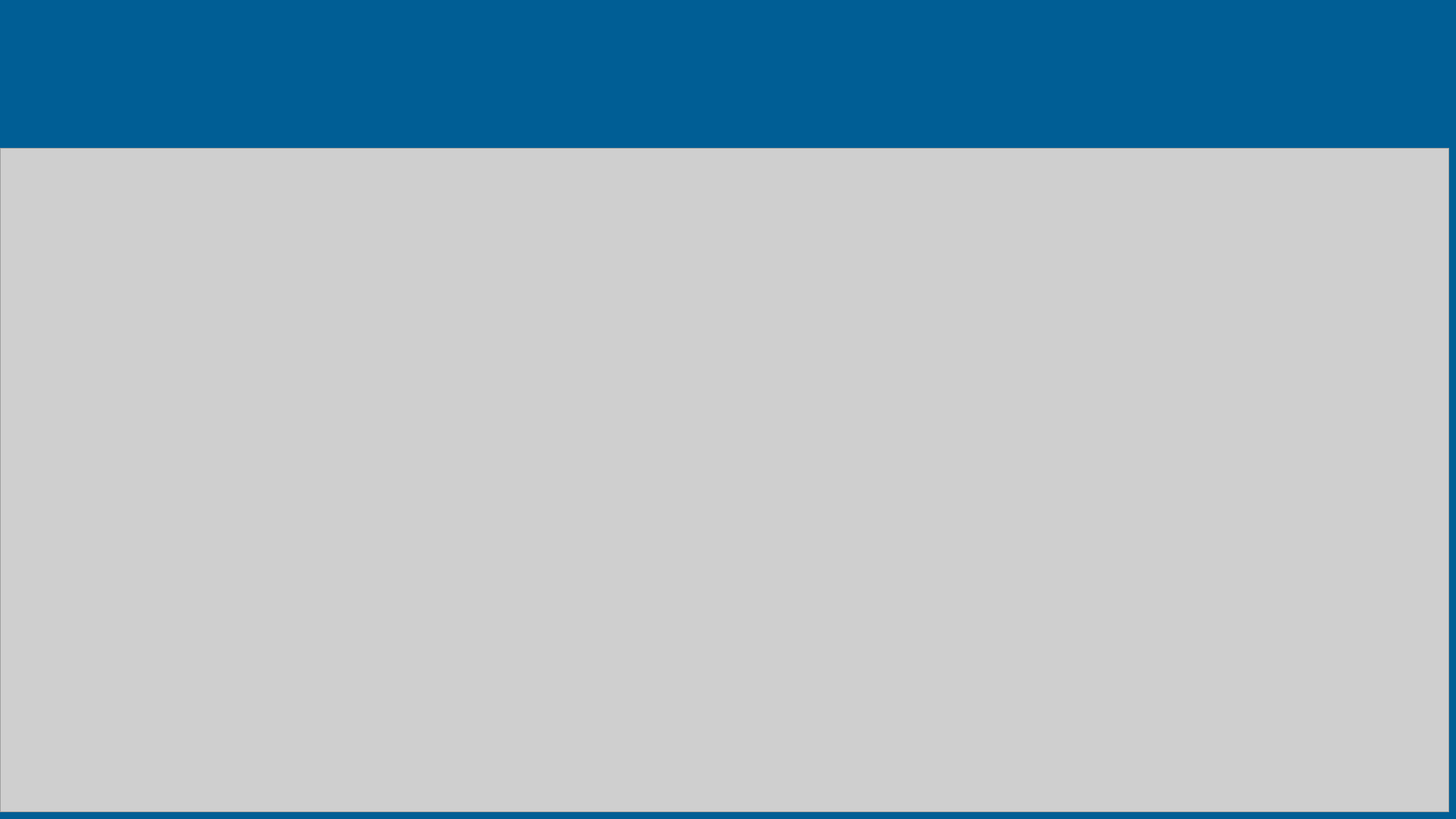
<?xml version="1.0" encoding="UTF-8"?>
<ui version="4.0">
 <class>Main_Widget</class>
 <widget class="QWidget" name="Main_Widget">
  <property name="geometry">
   <rect>
    <x>0</x>
    <y>0</y>
    <width>1920</width>
    <height>1080</height>
   </rect>
  </property>
  <property name="windowTitle">
   <string>中国移动Ping测平台</string>
  </property>
  <property name="windowIcon">
   <iconset resource="src.qrc">
    <normaloff>:/images/title_logo.png</normaloff>:/images/title_logo.png</iconset>
  </property>
  <property name="styleSheet">
   <string notr="true">background-color: rgb(0, 94, 149);</string>
  </property>
  <widget class="QWidget" name="verticalLayoutWidget_2">
   <property name="geometry">
    <rect>
     <x>0</x>
     <y>0</y>
     <width>1911</width>
     <height>1071</height>
    </rect>
   </property>
   <layout class="QVBoxLayout" name="mainLayout">
    <property name="spacing">
     <number>0</number>
    </property>
    <property name="topMargin">
     <number>10</number>
    </property>
    <item>
     <layout class="QHBoxLayout" name="headerLayout">
      <property name="leftMargin">
       <number>10</number>
      </property>
      <property name="rightMargin">
       <number>15</number>
      </property>
      <property name="bottomMargin">
       <number>10</number>
      </property>
      <item>
       <widget class="QLabel" name="logo_Lable_3">
        <property name="enabled">
         <bool>true</bool>
        </property>
        <property name="sizePolicy">
         <sizepolicy hsizetype="Fixed" vsizetype="Fixed">
          <horstretch>0</horstretch>
          <verstretch>0</verstretch>
         </sizepolicy>
        </property>
        <property name="minimumSize">
         <size>
          <width>125</width>
          <height>75</height>
         </size>
        </property>
        <property name="maximumSize">
         <size>
          <width>125</width>
          <height>75</height>
         </size>
        </property>
        <property name="styleSheet">
         <string notr="true">background-image: url(:/images/top_logo.png);</string>
        </property>
        <property name="text">
         <string/>
        </property>
       </widget>
      </item>
      <item>
       <spacer name="horizontalSpacer_4">
        <property name="orientation">
         <enum>Qt::Horizontal</enum>
        </property>
        <property name="sizeType">
         <enum>QSizePolicy::Expanding</enum>
        </property>
        <property name="sizeHint" stdset="0">
         <size>
          <width>40</width>
          <height>20</height>
         </size>
        </property>
       </spacer>
      </item>
      <item>
       <widget class="QPushButton" name="webBtn_3">
        <property name="sizePolicy">
         <sizepolicy hsizetype="Fixed" vsizetype="Fixed">
          <horstretch>0</horstretch>
          <verstretch>0</verstretch>
         </sizepolicy>
        </property>
        <property name="minimumSize">
         <size>
          <width>370</width>
          <height>75</height>
         </size>
        </property>
        <property name="maximumSize">
         <size>
          <width>370</width>
          <height>75</height>
         </size>
        </property>
        <property name="styleSheet">
         <string notr="true">background-image: url(:/images/10.png);</string>
        </property>
        <property name="text">
         <string/>
        </property>
        <property name="flat">
         <bool>true</bool>
        </property>
       </widget>
      </item>
      <item>
       <widget class="QPushButton" name="pingBtn_3">
        <property name="enabled">
         <bool>true</bool>
        </property>
        <property name="sizePolicy">
         <sizepolicy hsizetype="Fixed" vsizetype="Fixed">
          <horstretch>0</horstretch>
          <verstretch>0</verstretch>
         </sizepolicy>
        </property>
        <property name="minimumSize">
         <size>
          <width>370</width>
          <height>75</height>
         </size>
        </property>
        <property name="maximumSize">
         <size>
          <width>370</width>
          <height>75</height>
         </size>
        </property>
        <property name="styleSheet">
         <string notr="true">background-image: url(:/images/2.png);</string>
        </property>
        <property name="text">
         <string/>
        </property>
        <property name="flat">
         <bool>true</bool>
        </property>
       </widget>
      </item>
     </layout>
    </item>
    <item>
     <layout class="QHBoxLayout" name="bottomLayout">
      <property name="spacing">
       <number>0</number>
      </property>
      <item>
       <layout class="QVBoxLayout" name="pingmainLayout">
        <property name="topMargin">
         <number>10</number>
        </property>
        <property name="bottomMargin">
         <number>0</number>
        </property>
        <item>
         <layout class="QHBoxLayout" name="horizontalLayout">
          <property name="bottomMargin">
           <number>10</number>
          </property>
          <item>
           <widget class="QPushButton" name="unit1Btn">
            <property name="minimumSize">
             <size>
              <width>340</width>
              <height>70</height>
             </size>
            </property>
            <property name="maximumSize">
             <size>
              <width>340</width>
              <height>70</height>
             </size>
            </property>
            <property name="styleSheet">
             <string notr="true">background-image: url(:/images/c10.png);</string>
            </property>
            <property name="text">
             <string/>
            </property>
            <property name="flat">
             <bool>true</bool>
            </property>
           </widget>
          </item>
          <item>
           <widget class="QPushButton" name="unit2Btn">
            <property name="minimumSize">
             <size>
              <width>340</width>
              <height>70</height>
             </size>
            </property>
            <property name="maximumSize">
             <size>
              <width>340</width>
              <height>70</height>
             </size>
            </property>
            <property name="styleSheet">
             <string notr="true">background-image: url(:/images/c2.png);</string>
            </property>
            <property name="text">
             <string/>
            </property>
            <property name="flat">
             <bool>true</bool>
            </property>
           </widget>
          </item>
          <item>
           <widget class="QPushButton" name="unit3Btn">
            <property name="minimumSize">
             <size>
              <width>340</width>
              <height>70</height>
             </size>
            </property>
            <property name="maximumSize">
             <size>
              <width>340</width>
              <height>70</height>
             </size>
            </property>
            <property name="styleSheet">
             <string notr="true">background-image: url(:/images/c3.png);</string>
            </property>
            <property name="text">
             <string/>
            </property>
            <property name="flat">
             <bool>true</bool>
            </property>
           </widget>
          </item>
          <item>
           <widget class="QPushButton" name="unit4Btn">
            <property name="minimumSize">
             <size>
              <width>340</width>
              <height>70</height>
             </size>
            </property>
            <property name="maximumSize">
             <size>
              <width>340</width>
              <height>70</height>
             </size>
            </property>
            <property name="styleSheet">
             <string notr="true">background-image: url(:/images/c4.png);</string>
            </property>
            <property name="text">
             <string/>
            </property>
            <property name="flat">
             <bool>true</bool>
            </property>
           </widget>
          </item>
         </layout>
        </item>
        <item>
         <layout class="QVBoxLayout" name="PingLayout">
          <property name="spacing">
           <number>0</number>
          </property>
          <property name="topMargin">
           <number>10</number>
          </property>
          <item>
           <widget class="QTextBrowser" name="Ping_code">
            <property name="styleSheet">
             <string notr="true">background-color: rgb(207, 207, 207);</string>
            </property>
           </widget>
          </item>
         </layout>
        </item>
       </layout>
      </item>
     </layout>
    </item>
   </layout>
  </widget>
 </widget>
 <resources>
  <include location="src.qrc"/>
 </resources>
 <connections/>
</ui>
